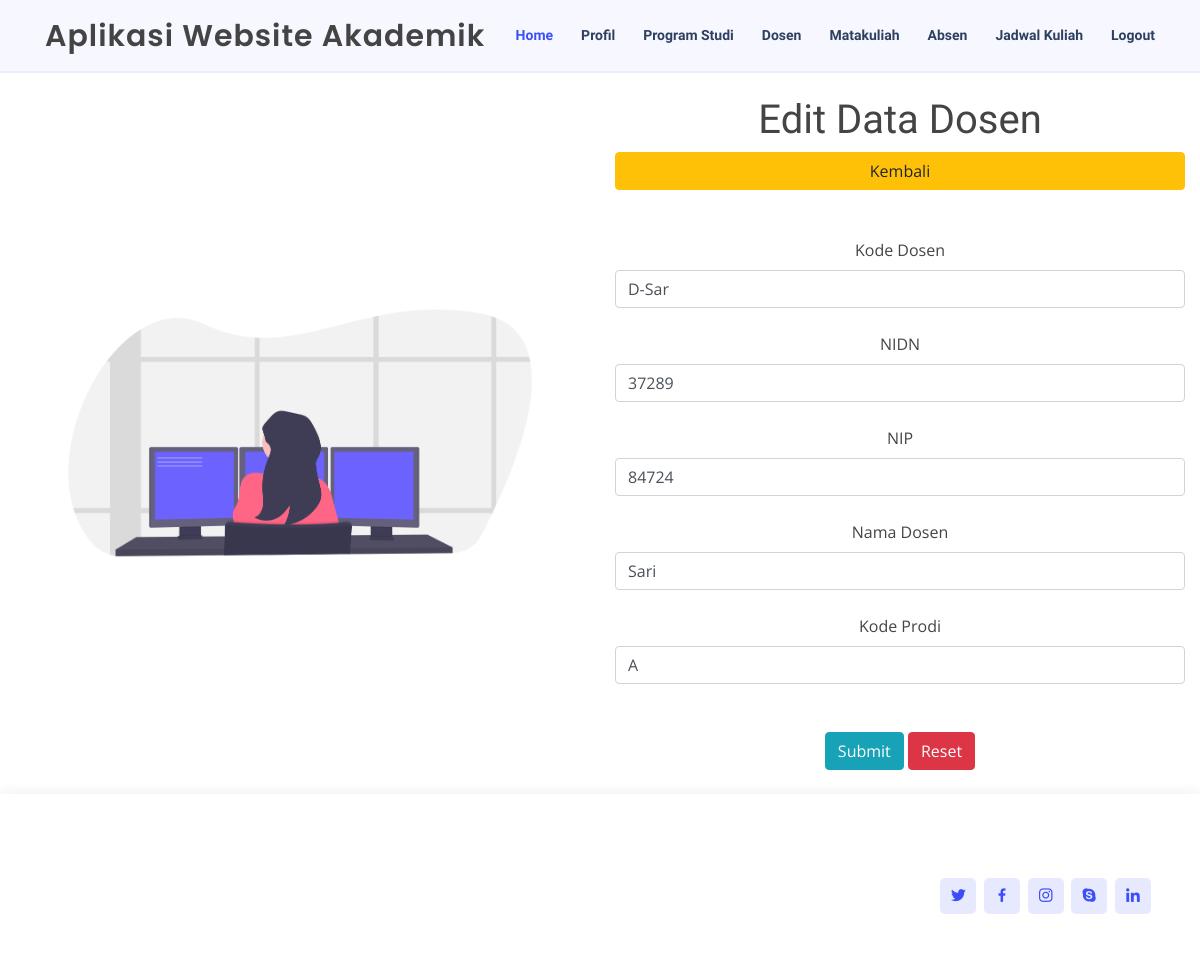
The page /edit_dosen.php?kodedosen=D-Sar on the database its author committed.
### tables this page shows
CREATE TABLE `tbldosen` (
  `kodedosen` varchar(5) NOT NULL,
  `nidn` varchar(12) DEFAULT NULL,
  `nip` varchar(12) DEFAULT NULL,
  `namadosen` varchar(80) DEFAULT NULL,
  `kodeprodi` varchar(1) DEFAULT NULL
);

### connection.php (called while the page is built)
<?php
class Connection
{
	public function get_connection()
	{
	    $host = "localhost";
	    $database = "db_akademik";
	    $username = "root";
	    $password = "";
	    $connect = new mysqli($host, $username, $password, $database);
	    return $connect;
	}
}
?>

### model.php (called while the page is built, shortened)
<?php
include 'connection.php';
class Model extends Connection
{
	public function __construct()
    {
        $this->conn = $this->get_connection();
    }
	public function edit_dosen($kodedosen)
	{
	    $sql = "SELECT * FROM tbldosen WHERE kodedosen='$kodedosen'";
	    $bind = $this->conn->query($sql);
	    while ($obj = $bind->fetch_object()) {
	    	$baris = $obj;
	    }
	    return $baris;
	}
}

### edit_dosen.php (the view, shortened to what this page needs)
<?php
$id = $_GET['kodedosen'];
include 'model.php';
$model = new Model();
$data = $model->edit_dosen($id);
?>
<!doctype html>
<html lang="en">
<head>
</head>
<br><br><br><br>
<body>
	<div class="container-fluid">
		<div class="row">
    <div class="col-lg-6 d-flex flex-column justify-content-center">
		<img src="assets/img/gambar2.png" class="img-fluid" alt="">
	</div>
    <div class="col-lg-6 d-flex flex-column justify-content-center">
		<h1 align="center">Edit Data Dosen</h1>
		<a class="btn btn btn-warning" href="dosen.php">Kembali</a>
		<br><br>
		<form align="center" action="proses.php" method="post">
			<label>Kode Dosen</label>
			<br>
			<input class="form-control" type="text" name="kodedosen" value="<?php echo $data->kodedosen ?>">
			<br>
			<label>NIDN</label>
			<br>
			<input class="form-control" type="text" name="nidn" value="<?php echo $data->nidn ?>">
			<br>
			<label>NIP</label>
			<br>
			<input class="form-control" type="text" name="nip" value="<?php echo $data->nip ?>">
			<br>
			<label>Nama Dosen</label>
			<br>
			<input class="form-control" type="text" name="namadosen" value="<?php echo $data->namadosen ?>">
			<br>
			<label>Kode Prodi</label>
			<br>
			<input class="form-control" type="text" name="kodeprodi" value="<?php echo $data->kodeprodi ?>">
			<br><br>
			<button class="btn btn btn-info" type="submit" name="submit_edit_dosen">Submit</button>
			<button class="btn btn btn-danger" type="reset">Reset</button>
		</form>
	</div>
	<div class="col-lg-6 hero-img" data-aos="zoom-out" data-aos-delay="200">
    </div>
		</div>
	</div>
</body>
</html>

### assets/css/style.css (style rules this page uses)
body { font-family: "Open Sans", sans-serif; color: #444444; }
a { color: #3b4ef8; }
h1, h2, h3, h4, h5, h6 { font-family: "Krub", sans-serif; }
#header { background: #f6f7ff; border-bottom: 2px solid #eceefe; transition: all 0.5s; z-index: 997; padding: 15px 0; }
#header .logo { font-size: 30px; margin: 0; padding: 0; line-height: 1; font-weight: 600; letter-spacing: 1px; font-family: "Poppins", sans-serif; }
.nav-menu ul { margin: 0; padding: 0; list-style: none; }
.nav-menu > ul { display: flex; }
.nav-menu > ul > li { position: relative; white-space: nowrap; padding: 10px 0 10px 28px; }
.nav-menu a { display: block; position: relative; color: #2d405f; transition: 0.3s; font-size: 14px; font-family: "Krub", sans-serif; font-weight: 600; }
.nav-menu a:hover, .nav-menu .active > a, .nav-menu li:hover > a { color: #3b4ef8; }
.mobile-nav { position: fixed; top: 55px; right: 15px; bottom: 15px; left: 15px; z-index: 9999; overflow-y: auto; background: #fff; transition: ease-in-out 0.2s; opacity: 0; visibility: hidden; border-radius: 10px; padding: 10px 0; }
.mobile-nav * { margin: 0; padding: 0; list-style: none; }
.mobile-nav a { display: block; position: relative; color: #2d405f; padding: 10px 20px; font-weight: 500; outline: none; }
.mobile-nav a:hover, .mobile-nav .active > a, .mobile-nav li:hover > a { color: #3b4ef8; text-decoration: none; }
#footer { color: #444444; font-size: 14px; background: #f1f3ff; box-shadow: 0px 2px 15px rgba(0, 0, 0, 0.1); }
#footer .footer-top { padding: 60px 0 30px 0; background: #fff; }
#footer .social-links a { font-size: 18px; display: inline-block; background: #e7eafe; color: #3b4ef8; line-height: 1; padding: 8px 0; margin-right: 4px; border-radius: 5px; text-align: center; width: 36px; height: 36px; transition: 0.3s; }

### rows shown on the page
tbldosen: kodedosen "D-Sar", nidn "37289", nip "84724", namadosen "Sari", kodeprodi "A"
